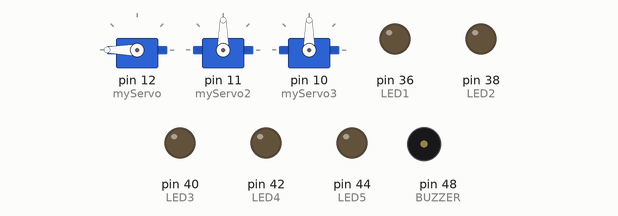
This sketch was run on a simulated Arduino Mega 2560, built with avr-gcc and run on an emulated ATmega2560. On the bench: 3 × servo, output pins drawn as LEDs (lit = HIGH), buzzer (waves = sounding, pin HIGH).

Above: at 0.65 s.
At 2.4 s:
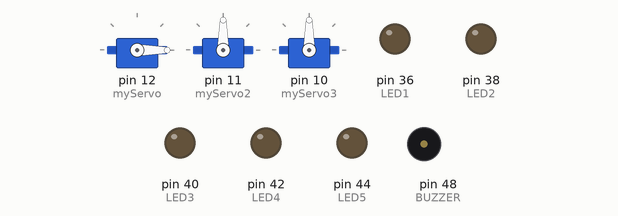
At 3.3 s:
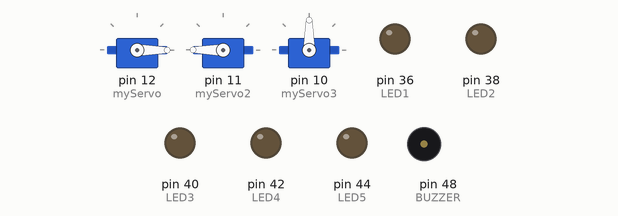
At 4.2 s:
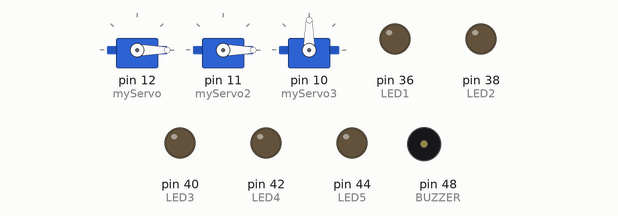
At 5.6 s:
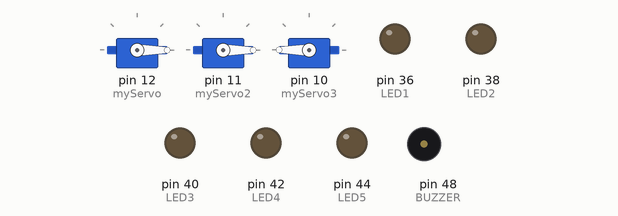
At 7.8 s:
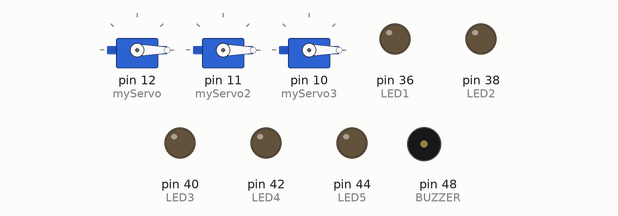
Timing chart, 0 to 10.0 s (numbered marks = the images above):
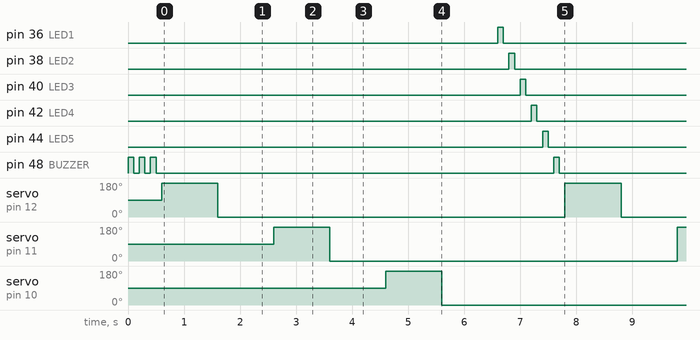

The sketch:

_4Wheels_Car.ino
```cpp
#include<Servo.h>
Servo myServo, myServo2, myServo3;
#define LED1 36
#define LED2 38
#define LED3 40
#define LED4 42
#define LED5 44
#define BUZZER 48

void setup() {
  myServo.attach(12);
  myServo2.attach(11);
  myServo3.attach(10);
  pinMode(LED1, OUTPUT);
  pinMode(LED2, OUTPUT);
  pinMode(LED3, OUTPUT);
  pinMode(LED4, OUTPUT);
  pinMode(LED5, OUTPUT);
  pinMode(BUZZER, OUTPUT);
  digitalWrite(BUZZER, 1);
  delay(100);
  digitalWrite(BUZZER, 0);
  delay(100); digitalWrite(BUZZER, 1);
  delay(100);
  digitalWrite(BUZZER, 0);
  delay(100); digitalWrite(BUZZER, 1);
  delay(100);
  digitalWrite(BUZZER, 0);
  delay(100);

}

void loop() {
  myServo.write(180);
  delay(1000);
  myServo.write(0);
  delay(1000);
  myServo2.write(180);
  delay(1000);
  myServo2.write(0);
  delay(1000);
  myServo3.write(180);
  delay(1000);
  myServo3.write(0);
  delay(1000);
  digitalWrite(LED1, 1);
  delay(100);
  digitalWrite(LED1, 0);
  delay(100);
  digitalWrite(LED2, 1);
  delay(100);
  digitalWrite(LED2, 0);
  delay(100);
  digitalWrite(LED3, 1);
  delay(100);
  digitalWrite(LED3, 0);
  delay(100);
  digitalWrite(LED4, 1);
  delay(100);
  digitalWrite(LED4, 0);
  delay(100);
  digitalWrite(LED5, 1);
  delay(100);
  digitalWrite(LED5, 0);
  delay(100);
  digitalWrite(BUZZER, 1);
  delay(100);
  digitalWrite(BUZZER, 0);
  delay(100);

}
```

Measured:
- by itself, pin 36 (LED1), pin 38 (LED2), pin 40 (LED3), pin 42 (LED4), pin 44 (LED5): alternates HIGH for 0.10 s and LOW for 7.1 s
- by itself, pin 48 (BUZZER): goes LOW 0.10 s, HIGH 0.10 s, LOW 0.10 s, 5 × (HIGH 0.10 s, LOW 7.1 s), HIGH 0.10 s, then LOW
- by itself, servo on pin 12 (myServo), servo on pin 11 (myServo2), servo on pin 10 (myServo3): alternates 180° for 1.0 s and 0° for 6.2 s
